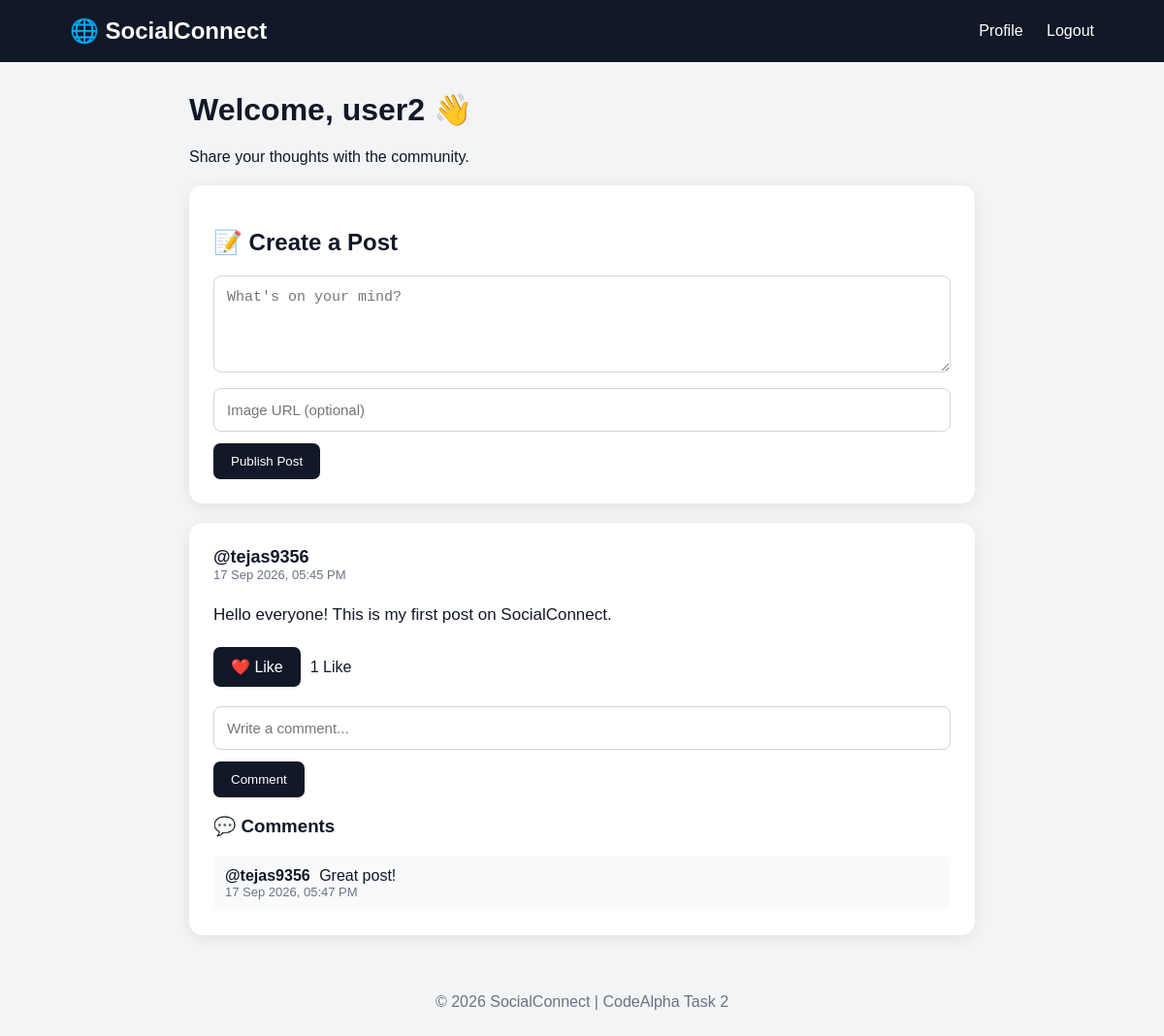
Screenshot of / (signed in) with the database file from the repository.
### social/models.py (models this page shows, shortened)
class Post(models.Model):
    user = models.ForeignKey(User, on_delete=models.CASCADE, related_name='posts')
    content = models.TextField()
    image = models.URLField(blank=True)
    created_at = models.DateTimeField(auto_now_add=True)

class Comment(models.Model):
    user = models.ForeignKey(User, on_delete=models.CASCADE, related_name='comments')
    post = models.ForeignKey(Post, on_delete=models.CASCADE, related_name='comments')
    content = models.TextField()
    created_at = models.DateTimeField(auto_now_add=True)

### social/views.py (the view)
# urls.py: path('', views.home, name='home'),
def home(request):
    posts = Post.objects.select_related('user').prefetch_related(
        'comments', 'likes'
    ).order_by('-created_at')
    return render(request, 'social/home.html', {
        'posts': posts
    })

### social/templates/social/home.html (shortened to what this page needs)
<!DOCTYPE html>
<html lang="en">
<head>
</head>
<body>
<header>
    <h2>🌐 SocialConnect</h2>
    <div>
        {% if user.is_authenticated %}
            <a href="{% url 'profile' user.username %}">Profile</a>
            <a href="{% url 'logout' %}">Logout</a>
        {% else %}
            <a href="{% url 'login' %}">Login</a>
            <a href="{% url 'register' %}">Register</a>
        {% endif %}
    </div>
</header>
<div class="container">
    {% if user.is_authenticated %}
        <div class="welcome">
            <h1>Welcome, {{ user.username }} 👋</h1>
            <p>Share your thoughts with the community.</p>
        </div>
        <div class="card">
            <h2>📝 Create a Post</h2>
            <form method="POST" action="{% url 'create_post' %}">
                <textarea
                    name="content"
                    placeholder="What's on your mind?"
                    required
                ></textarea>
                <input
                    type="url"
                    name="image"
                    placeholder="Image URL (optional)"
                >
                <button type="submit">Publish Post</button>
            </form>
        </div>
    {% endif %}
    {% for post in posts %}
        <div class="card">
            <div class="post-header">
                <div>
                    <div class="username">
                        <a href="{% url 'profile' post.user.username %}">
                            @{{ post.user.username }}
                        </a>
                    </div>
                    <div class="date">
                        {{ post.created_at|date:"d M Y, h:i A" }}
                    </div>
                </div>
            </div>
            <div class="post-content">
                {{ post.content|linebreaksbr }}
            </div>
            {% if user.is_authenticated %}
                <div class="actions">
                    <a
                        href="{% url 'toggle_like' post.id %}"
                        class="btn"
                    >
                        ❤️ Like
                    </a>
                    <span>
                        {{ post.likes.count }} Like{{ post.likes.count|pluralize }}
                    </span>
                </div>
                <form method="POST" action="{% url 'add_comment' post.id %}">
                    <input
                        type="text"
                        name="content"
                        placeholder="Write a comment..."
                        required
                    >
                    <button type="submit">Comment</button>
                </form>
            {% else %}
                <p class="login-note">
                    Login to like and comment on posts.
                </p>
            {% endif %}
            {% if post.comments.all %}
                <h3>💬 Comments</h3>
                {% for comment in post.comments.all %}
                    <div class="comment">
                        <strong>
                            @{{ comment.user.username }}
                        </strong>
                        {{ comment.content }}
                        <div class="date">
                            {{ comment.created_at|date:"d M Y, h:i A" }}
                        </div>
                    </div>
                {% empty %}
                    <p>No comments yet.</p>
                {% endfor %}
            {% endif %}
        </div>
    {% empty %}
        <div class="card">
            <h2>No posts yet.</h2>
            <p>Be the first person to create a post!</p>
        </div>
    {% endfor %}
</div>
<footer>
    © 2026 SocialConnect | CodeAlpha Task 2
</footer>
</body>
</html>

### social/templates/social/home.html (style rules this page uses)
* { box-sizing: border-box; }
body { margin: 0; font-family: Arial, sans-serif; background: #f3f4f6; color: #111827; }
header { background: #111827; color: white; padding: 18px 6%; display: flex; justify-content: space-between; align-items: center; }
header h2 { margin: 0; }
header a { color: white; text-decoration: none; margin-left: 20px; }
.container { max-width: 850px; margin: 30px auto; padding: 0 20px; }
.welcome { margin-bottom: 20px; }
.card { background: white; padding: 25px; border-radius: 14px; margin-bottom: 20px; box-shadow: 0 3px 15px rgba(0,0,0,0.08); }
textarea, input { width: 100%; padding: 13px; border: 1px solid #d1d5db; border-radius: 8px; margin-bottom: 12px; font-size: 15px; }
textarea { min-height: 100px; resize: vertical; }
button, .btn { border: none; background: #111827; color: white; padding: 11px 18px; border-radius: 7px; cursor: pointer; text-decoration: none; display: inline-block; }
.post-header { display: flex; justify-content: space-between; align-items: center; }
.username { font-size: 18px; font-weight: bold; }
.username a { color: #111827; text-decoration: none; }
.date { color: #6b7280; font-size: 13px; }
.post-content { font-size: 17px; line-height: 1.6; margin: 20px 0; }
.actions { display: flex; gap: 10px; align-items: center; margin-bottom: 20px; }
.comment { background: #f9fafb; padding: 12px; border-radius: 8px; margin-top: 8px; }
.comment strong { margin-right: 5px; }
footer { text-align: center; padding: 30px; color: #6b7280; }

### rows the page displays
Post: user.username "tejas9356", created_at "17 Sep 2026, 05:45 PM", content "Hello everyone! This is my first post on SocialConnect.", likes.count "1"
Comment: user.username "tejas9356", content "Great post!", created_at "17 Sep 2026, 05:47 PM"

### other values shown
{{ user.username }} "user2"
